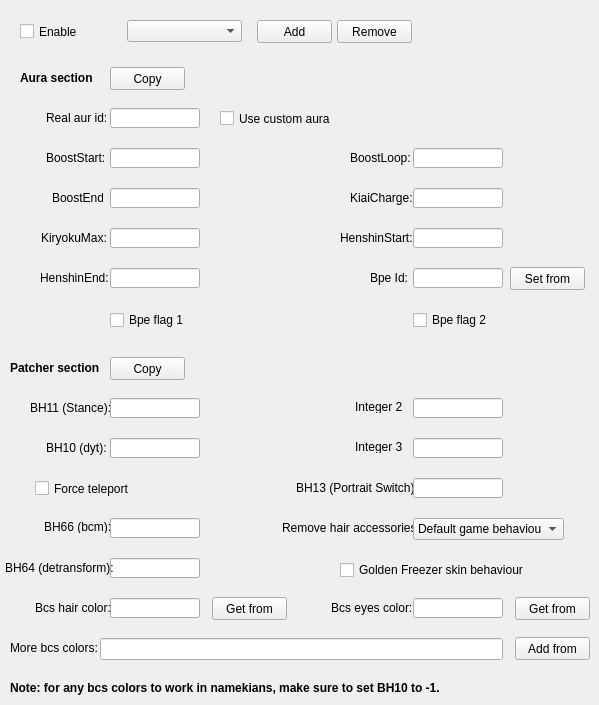
    <widget class="QWidget" name="auraTab">
     <property name="autoFillBackground">
      <bool>true</bool>
     </property>
     <attribute name="title">
      <string>Transformation</string>
     </attribute>
     <widget class="QPushButton" name="auraAddButton">
      <property name="geometry">
       <rect>
        <x>257</x>
        <y>20</y>
        <width>75</width>
        <height>23</height>
       </rect>
      </property>
      <property name="text">
       <string>Add</string>
      </property>
     </widget>
     <widget class="QCheckBox" name="auraEnableCheck">
      <property name="geometry">
       <rect>
        <x>20</x>
        <y>23</y>
        <width>91</width>
        <height>17</height>
       </rect>
      </property>
      <property name="text">
       <string>Enable</string>
      </property>
     </widget>
     <widget class="QComboBox" name="auraComboBox">
      <property name="geometry">
       <rect>
        <x>127</x>
        <y>20</y>
        <width>115</width>
        <height>22</height>
       </rect>
      </property>
     </widget>
     <widget class="QPushButton" name="auraRemoveButton">
      <property name="geometry">
       <rect>
        <x>337</x>
        <y>20</y>
        <width>75</width>
        <height>23</height>
       </rect>
      </property>
      <property name="text">
       <string>Remove</string>
      </property>
     </widget>
     <widget class="QLabel" name="label_85">
      <property name="geometry">
       <rect>
        <x>20</x>
        <y>70</y>
        <width>111</width>
        <height>16</height>
       </rect>
      </property>
      <property name="text">
       <string>&lt;html&gt;&lt;head/&gt;&lt;body&gt;&lt;p&gt;&lt;span style=&quot; font-weight:600;&quot;&gt;Aura section &lt;/span&gt;&lt;/p&gt;&lt;/body&gt;&lt;/html&gt;</string>
      </property>
     </widget>
     <widget class="QLabel" name="label_86">
      <property name="geometry">
       <rect>
        <x>10</x>
        <y>360</y>
        <width>101</width>
        <height>16</height>
       </rect>
      </property>
      <property name="text">
       <string>&lt;html&gt;&lt;head/&gt;&lt;body&gt;&lt;p&gt;&lt;span style=&quot; font-weight:600;&quot;&gt;Patcher section&lt;/span&gt;&lt;/p&gt;&lt;/body&gt;&lt;/html&gt;</string>
      </property>
     </widget>
     <widget class="QToolButton" name="auraCopyButton">
      <property name="geometry">
       <rect>
        <x>110</x>
        <y>67</y>
        <width>75</width>
        <height>23</height>
       </rect>
      </property>
      <property name="text">
       <string>Copy</string>
      </property>
      <property name="popupMode">
       <enum>QToolButton::InstantPopup</enum>
      </property>
      <property name="toolButtonStyle">
       <enum>Qt::ToolButtonTextOnly</enum>
      </property>
     </widget>
     <widget class="QToolButton" name="auraPatchCopyButton">
      <property name="geometry">
       <rect>
        <x>110</x>
        <y>357</y>
        <width>75</width>
        <height>23</height>
       </rect>
      </property>
      <property name="text">
       <string>Copy</string>
      </property>
      <property name="popupMode">
       <enum>QToolButton::InstantPopup</enum>
      </property>
      <property name="toolButtonStyle">
       <enum>Qt::ToolButtonTextOnly</enum>
      </property>
     </widget>
     <widget class="QLabel" name="label_87">
      <property name="geometry">
       <rect>
        <x>46</x>
        <y>110</y>
        <width>61</width>
        <height>16</height>
       </rect>
      </property>
      <property name="text">
       <string>Real aur id:</string>
      </property>
     </widget>
     <widget class="QLineEdit" name="auraIdEdit">
      <property name="geometry">
       <rect>
        <x>110</x>
        <y>108</y>
        <width>90</width>
        <height>20</height>
       </rect>
      </property>
     </widget>
     <widget class="QCheckBox" name="auraCustomCheck">
      <property name="geometry">
       <rect>
        <x>220</x>
        <y>110</y>
        <width>111</width>
        <height>17</height>
       </rect>
      </property>
      <property name="text">
       <string>Use custom aura</string>
      </property>
     </widget>
     <widget class="QLabel" name="label_88">
      <property name="geometry">
       <rect>
        <x>46</x>
        <y>150</y>
        <width>61</width>
        <height>16</height>
       </rect>
      </property>
      <property name="text">
       <string>BoostStart:</string>
      </property>
     </widget>
     <widget class="QLineEdit" name="auraEf0Edit">
      <property name="geometry">
       <rect>
        <x>110</x>
        <y>148</y>
        <width>90</width>
        <height>20</height>
       </rect>
      </property>
     </widget>
     <widget class="QLabel" name="label_89">
      <property name="geometry">
       <rect>
        <x>52</x>
        <y>190</y>
        <width>51</width>
        <height>16</height>
       </rect>
      </property>
      <property name="text">
       <string>BoostEnd:</string>
      </property>
     </widget>
     <widget class="QLineEdit" name="auraEf2Edit">
      <property name="geometry">
       <rect>
        <x>110</x>
        <y>188</y>
        <width>90</width>
        <height>20</height>
       </rect>
      </property>
     </widget>
     <widget class="QLabel" name="label_90">
      <property name="geometry">
       <rect>
        <x>41</x>
        <y>230</y>
        <width>71</width>
        <height>16</height>
       </rect>
      </property>
      <property name="text">
       <string>KiryokuMax:</string>
      </property>
     </widget>
     <widget class="QLineEdit" name="auraEf4Edit">
      <property name="geometry">
       <rect>
        <x>110</x>
        <y>228</y>
        <width>90</width>
        <height>20</height>
       </rect>
      </property>
     </widget>
     <widget class="QLabel" name="label_91">
      <property name="geometry">
       <rect>
        <x>40</x>
        <y>270</y>
        <width>71</width>
        <height>16</height>
       </rect>
      </property>
      <property name="text">
       <string>HenshinEnd:</string>
      </property>
     </widget>
     <widget class="QLineEdit" name="auraEf6Edit">
      <property name="geometry">
       <rect>
        <x>110</x>
        <y>268</y>
        <width>90</width>
        <height>20</height>
       </rect>
      </property>
     </widget>
     <widget class="QLabel" name="label_92">
      <property name="geometry">
       <rect>
        <x>350</x>
        <y>150</y>
        <width>71</width>
        <height>16</height>
       </rect>
      </property>
      <property name="text">
       <string>BoostLoop:</string>
      </property>
     </widget>
     <widget class="QLineEdit" name="auraEf1Edit">
      <property name="geometry">
       <rect>
        <x>413</x>
        <y>148</y>
        <width>90</width>
        <height>20</height>
       </rect>
      </property>
     </widget>
     <widget class="QLabel" name="label_93">
      <property name="geometry">
       <rect>
        <x>350</x>
        <y>190</y>
        <width>71</width>
        <height>16</height>
       </rect>
      </property>
      <property name="text">
       <string>KiaiCharge:</string>
      </property>
     </widget>
     <widget class="QLineEdit" name="auraEf3Edit">
      <property name="geometry">
       <rect>
        <x>413</x>
        <y>188</y>
        <width>90</width>
        <height>20</height>
       </rect>
      </property>
     </widget>
     <widget class="QLabel" name="label_94">
      <property name="geometry">
       <rect>
        <x>340</x>
        <y>230</y>
        <width>81</width>
        <height>16</height>
       </rect>
      </property>
      <property name="text">
       <string>HenshinStart:</string>
      </property>
     </widget>
     <widget class="QLineEdit" name="auraEf5Edit">
      <property name="geometry">
       <rect>
        <x>413</x>
        <y>228</y>
        <width>90</width>
        <height>20</height>
       </rect>
      </property>
     </widget>
     <widget class="QLabel" name="label_95">
      <property name="geometry">
       <rect>
        <x>30</x>
        <y>400</y>
        <width>81</width>
        <height>16</height>
       </rect>
      </property>
      <property name="text">
       <string>BH11 (Stance):</string>
      </property>
     </widget>
     <widget class="QLineEdit" name="auraBH11Edit">
      <property name="geometry">
       <rect>
        <x>110</x>
        <y>398</y>
        <width>90</width>
        <height>20</height>
       </rect>
      </property>
     </widget>
     <widget class="QLabel" name="label_96">
      <property name="geometry">
       <rect>
        <x>355</x>
        <y>400</y>
        <width>47</width>
        <height>13</height>
       </rect>
      </property>
      <property name="text">
       <string>Integer 2:</string>
      </property>
     </widget>
     <widget class="QLineEdit" name="auraInt2Edit">
      <property name="geometry">
       <rect>
        <x>413</x>
        <y>398</y>
        <width>90</width>
        <height>20</height>
       </rect>
      </property>
     </widget>
     <widget class="QLabel" name="label_97">
      <property name="geometry">
       <rect>
        <x>46</x>
        <y>440</y>
        <width>81</width>
        <height>16</height>
       </rect>
      </property>
      <property name="text">
       <string>BH10 (dyt):</string>
      </property>
     </widget>
     <widget class="QLineEdit" name="auraBH10Edit">
      <property name="geometry">
       <rect>
        <x>110</x>
        <y>438</y>
        <width>90</width>
        <height>20</height>
       </rect>
      </property>
     </widget>
     <widget class="QLineEdit" name="auraInt3Edit">
      <property name="geometry">
       <rect>
        <x>413</x>
        <y>438</y>
        <width>90</width>
        <height>20</height>
       </rect>
      </property>
     </widget>
     <widget class="QLabel" name="label_98">
      <property name="geometry">
       <rect>
        <x>355</x>
        <y>440</y>
        <width>47</width>
        <height>13</height>
       </rect>
      </property>
      <property name="text">
       <string>Integer 3:</string>
      </property>
     </widget>
     <widget class="QCheckBox" name="auraTeleportCheck">
      <property name="geometry">
       <rect>
        <x>35</x>
        <y>480</y>
        <width>121</width>
        <height>17</height>
       </rect>
      </property>
      <property name="text">
       <string>Force teleport</string>
      </property>
     </widget>
     <widget class="QLabel" name="label_99">
      <property name="geometry">
       <rect>
        <x>296</x>
        <y>480</y>
        <width>121</width>
        <height>16</height>
       </rect>
      </property>
      <property name="text">
       <string>BH13 (Portrait Switch):</string>
      </property>
     </widget>
     <widget class="QLineEdit" name="auraBH13Edit">
      <property name="geometry">
       <rect>
        <x>413</x>
        <y>478</y>
        <width>90</width>
        <height>20</height>
       </rect>
      </property>
     </widget>
     <widget class="QLabel" name="label_29">
      <property name="geometry">
       <rect>
        <x>44</x>
        <y>520</y>
        <width>81</width>
        <height>13</height>
       </rect>
      </property>
      <property name="text">
       <string>BH66 (bcm):</string>
      </property>
     </widget>
     <widget class="QLineEdit" name="auraBH66Edit">
      <property name="geometry">
       <rect>
        <x>110</x>
        <y>518</y>
        <width>90</width>
        <height>20</height>
       </rect>
      </property>
     </widget>
     <widget class="QLabel" name="label_102">
      <property name="geometry">
       <rect>
        <x>35</x>
        <y>600</y>
        <width>81</width>
        <height>16</height>
       </rect>
      </property>
      <property name="text">
       <string>Bcs hair color:</string>
      </property>
     </widget>
     <widget class="QLineEdit" name="auraHairColorEdit">
      <property name="geometry">
       <rect>
        <x>110</x>
        <y>598</y>
        <width>90</width>
        <height>20</height>
       </rect>
      </property>
     </widget>
     <widget class="QToolButton" name="auraGetHairColorButton">
      <property name="geometry">
       <rect>
        <x>212</x>
        <y>597</y>
        <width>75</width>
        <height>23</height>
       </rect>
      </property>
      <property name="text">
       <string>Get from</string>
      </property>
      <property name="popupMode">
       <enum>QToolButton::InstantPopup</enum>
      </property>
      <property name="toolButtonStyle">
       <enum>Qt::ToolButtonTextOnly</enum>
      </property>
     </widget>
     <widget class="QLabel" name="label_103">
      <property name="geometry">
       <rect>
        <x>282</x>
        <y>520</y>
        <width>141</width>
        <height>16</height>
       </rect>
      </property>
      <property name="text">
       <string>Remove hair accessories:</string>
      </property>
     </widget>
     <widget class="QComboBox" name="auraRemoveHairAccCombo">
      <property name="geometry">
       <rect>
        <x>413</x>
        <y>518</y>
        <width>151</width>
        <height>22</height>
       </rect>
      </property>
      <item>
       <property name="text">
        <string>Default game behaviour</string>
       </property>
      </item>
      <item>
       <property name="text">
        <string>Don't remove</string>
       </property>
      </item>
      <item>
       <property name="text">
        <string>Remove</string>
       </property>
      </item>
     </widget>
     <widget class="QLabel" name="label_104">
      <property name="geometry">
       <rect>
        <x>331</x>
        <y>600</y>
        <width>91</width>
        <height>16</height>
       </rect>
      </property>
      <property name="text">
       <string>Bcs eyes color:</string>
      </property>
     </widget>
     <widget class="QLineEdit" name="auraEyesColorEdit">
      <property name="geometry">
       <rect>
        <x>413</x>
        <y>598</y>
        <width>90</width>
        <height>20</height>
       </rect>
      </property>
     </widget>
     <widget class="QToolButton" name="auraGetEyesColorButton">
      <property name="geometry">
       <rect>
        <x>515</x>
        <y>597</y>
        <width>75</width>
        <height>23</height>
       </rect>
      </property>
      <property name="text">
       <string>Get from</string>
      </property>
      <property name="popupMode">
       <enum>QToolButton::InstantPopup</enum>
      </property>
      <property name="toolButtonStyle">
       <enum>Qt::ToolButtonTextOnly</enum>
      </property>
     </widget>
     <widget class="QLineEdit" name="auraMoreColorsEdit">
      <property name="geometry">
       <rect>
        <x>100</x>
        <y>638</y>
        <width>403</width>
        <height>22</height>
       </rect>
      </property>
     </widget>
     <widget class="QLabel" name="label_109">
      <property name="geometry">
       <rect>
        <x>10</x>
        <y>640</y>
        <width>91</width>
        <height>16</height>
       </rect>
      </property>
      <property name="text">
       <string>More bcs colors:</string>
      </property>
     </widget>
     <widget class="QToolButton" name="auraAddMoreColorButton">
      <property name="geometry">
       <rect>
        <x>515</x>
        <y>637</y>
        <width>75</width>
        <height>23</height>
       </rect>
      </property>
      <property name="text">
       <string>Add from</string>
      </property>
      <property name="popupMode">
       <enum>QToolButton::InstantPopup</enum>
      </property>
      <property name="toolButtonStyle">
       <enum>Qt::ToolButtonTextOnly</enum>
      </property>
     </widget>
     <widget class="QLineEdit" name="auraBpeEdit">
      <property name="geometry">
       <rect>
        <x>413</x>
        <y>268</y>
        <width>90</width>
        <height>20</height>
       </rect>
      </property>
     </widget>
     <widget class="QLabel" name="label_110">
      <property name="geometry">
       <rect>
        <x>370</x>
        <y>270</y>
        <width>41</width>
        <height>16</height>
       </rect>
      </property>
      <property name="text">
       <string>Bpe Id:</string>
      </property>
     </widget>
     <widget class="QCheckBox" name="auraBpeFlag1Check">
      <property name="geometry">
       <rect>
        <x>110</x>
        <y>310</y>
        <width>81</width>
        <height>20</height>
       </rect>
      </property>
      <property name="text">
       <string>Bpe flag 1</string>
      </property>
     </widget>
     <widget class="QCheckBox" name="auraBpeFlag2Check">
      <property name="geometry">
       <rect>
        <x>413</x>
        <y>310</y>
        <width>81</width>
        <height>20</height>
       </rect>
      </property>
      <property name="text">
       <string>Bpe flag 2</string>
      </property>
     </widget>
     <widget class="QToolButton" name="aurBpeButton">
      <property name="geometry">
       <rect>
        <x>510</x>
        <y>267</y>
        <width>75</width>
        <height>23</height>
       </rect>
      </property>
      <property name="text">
       <string>Set from</string>
      </property>
      <property name="popupMode">
       <enum>QToolButton::InstantPopup</enum>
      </property>
      <property name="toolButtonStyle">
       <enum>Qt::ToolButtonTextOnly</enum>
      </property>
     </widget>
     <widget class="QLineEdit" name="auraBH64Edit">
      <property name="geometry">
       <rect>
        <x>110</x>
        <y>558</y>
        <width>90</width>
        <height>20</height>
       </rect>
      </property>
     </widget>
     <widget class="QLabel" name="label_111">
      <property name="geometry">
       <rect>
        <x>5</x>
        <y>560</y>
        <width>111</width>
        <height>16</height>
       </rect>
      </property>
      <property name="text">
       <string>BH64 (detransform):</string>
      </property>
     </widget>
     <widget class="QLabel" name="label_112">
      <property name="geometry">
       <rect>
        <x>10</x>
        <y>680</y>
        <width>501</width>
        <height>16</height>
       </rect>
      </property>
      <property name="text">
       <string>&lt;html&gt;&lt;head/&gt;&lt;body&gt;&lt;p&gt;&lt;span style=&quot; font-weight:700;&quot;&gt;Note: for any bcs colors to work in namekians, make sure to set BH10 to -1.&lt;/span&gt;&lt;/p&gt;&lt;/body&gt;&lt;/html&gt;</string>
      </property>
     </widget>
     <widget class="QCheckBox" name="auraGFCheck">
      <property name="geometry">
       <rect>
        <x>340</x>
        <y>560</y>
        <width>221</width>
        <height>20</height>
       </rect>
      </property>
      <property name="text">
       <string>Golden Freezer skin behaviour</string>
      </property>
     </widget>
    </widget>
